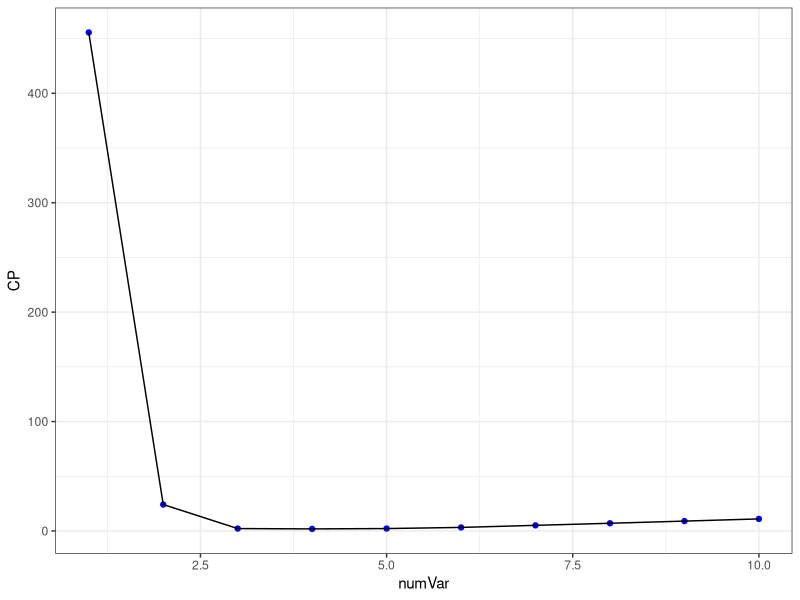

The R source for this figure:
## ---- chunk 1
knitr::opts_chunk$set(echo = TRUE)
## ---- chunk 2
#a.
set.seed(1)
X = rnorm(100)
eps = rnorm(100)

#b.

#We are selecting β0=3, β1=2, β2=−3 and β3=0.3.

beta0 = 3
beta1 = 2
beta2 = -3
beta3 = 0.3
Y = beta0 + beta1 * X + beta2 * X^2 + beta3 * X^3 + eps

#c.

library(leaps)
data.full = data.frame(y = Y, x = X)
mod.full = regsubsets(y ~ poly(x, 10), data = data.full, nvmax = 10)
mod.summary = summary(mod.full)

# Find the model size for best cp, BIC and adjr2
which.min(mod.summary$cp)
which.min(mod.summary$bic)
which.max(mod.summary$adjr2)

library(ggplot2)

data <- data.frame(CP = mod.summary$cp, numVar = seq(1,10))

ggplot(data, aes(y = CP, x = numVar)) + geom_point(color = "Blue") + geom_line() + theme_bw()

coefficients(mod.full, id = 3)

#d. 

mod.fwd = regsubsets(y ~ poly(x, 10), data = data.full, nvmax = 10, 
    method = "forward")
mod.bwd = regsubsets(y ~ poly(x, 10), data = data.full, nvmax = 10, 
    method = "backward")
fwd.summary = summary(mod.fwd)
bwd.summary = summary(mod.bwd)
which.min(fwd.summary$cp)
